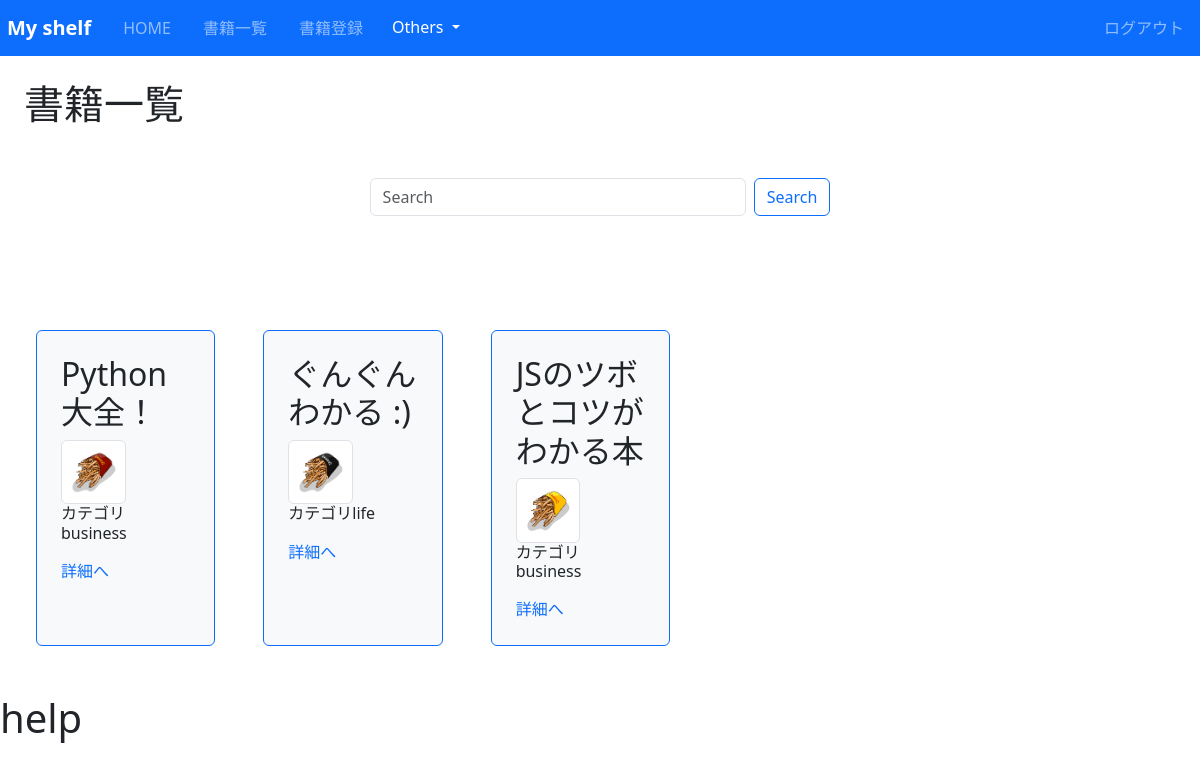
The page /book/ (signed in) on the database as committed earlier.
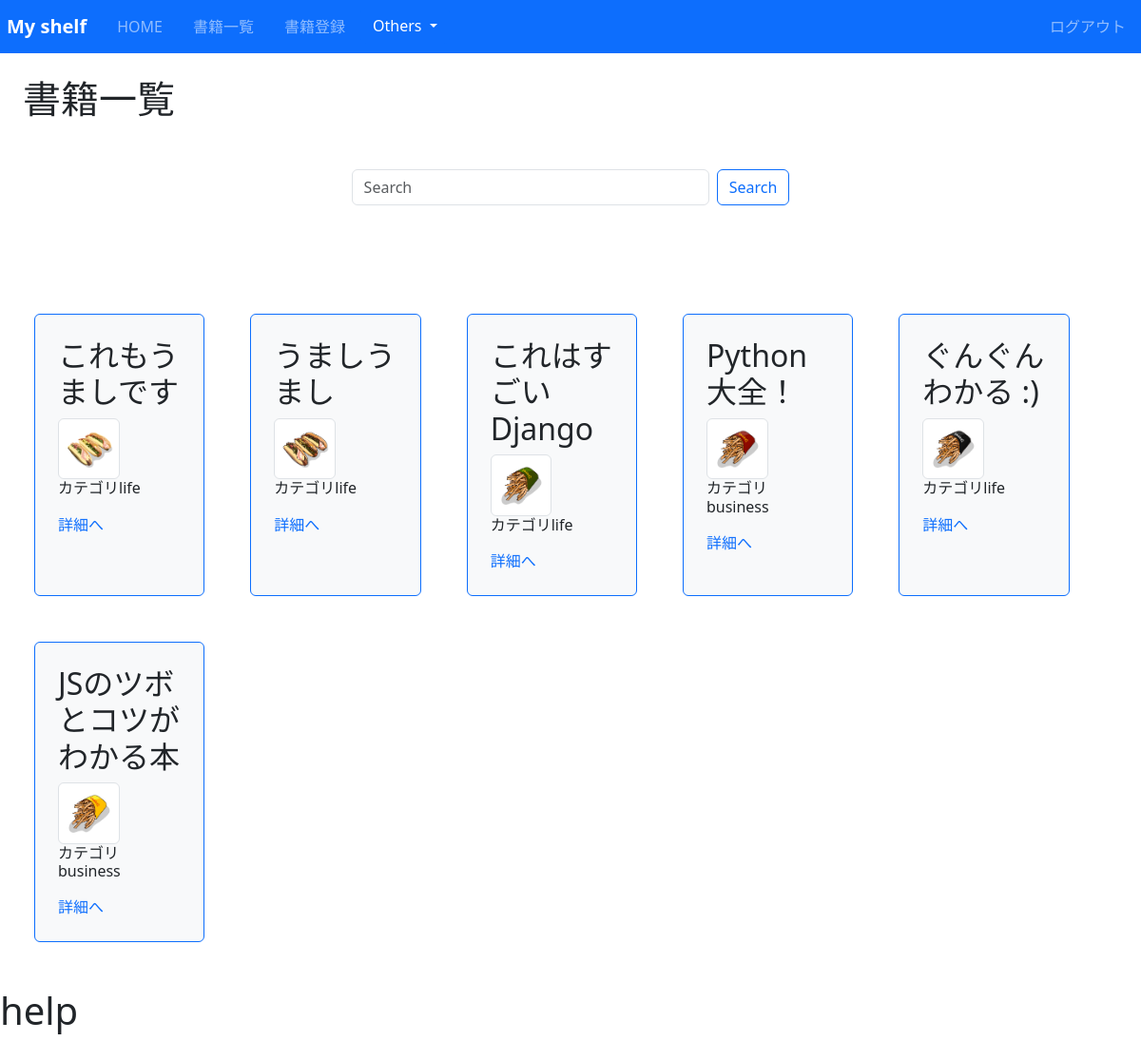
The same page on the database as committed later.
### book/models.py (models this page shows, shortened)
class Book(models.Model):
    title = models.CharField(max_length=100)
    text = models.TextField()
    thumbnail = models.ImageField(null=True, blank=True)
    category = models.CharField(max_length=100, choices=CATEGORY)
    user = models.ForeignKey('auth.User', on_delete=models.CASCADE)

### book/views.py (the view)
# urls.py: path('book/', views.ListBookView.as_view(), name = 'list-book'),
class ListBookView(LoginRequiredMixin, ListView):                   #database使う時はListViewを使う
    template_name = 'book/book_list.html'
    model = Book                                #model = Book でBookモデルを使うことを指定している
    def get_queryset(self, **kwargs):                    #ここから下は検索機能
        queryset = super().get_queryset(**kwargs)
        query = self.request.GET
        if q := query.get('q'): #python3.8以降
            queryset = queryset.filter(title__icontains=q)
        return queryset.order_by('-id')

### book/templates/book/book_list.html (shortened to what this page needs)
{% extends 'base.html' %}
{% block h1 %}書籍一覧{% endblock h1 %}
{% block content %}
<div class="search">
    <form class="d-flex" action="{% url 'list-book' %}" method="get">
        <input name="q" class="form-control me-2" type="search" placeholder="Search" aria-label="Search">
        <button class="btn btn-outline-primary" type="submit">Search</button>
    </form>
</div>
<div class="row neworder">
    {% for item in object_list %}
    <div class="p-4 m-4 bg-light border border-primary rounded disp1 item">
        <h2 class="text-dark">{{ item.title }}</h2>
        <img src="{{ item.thumbnail.url }}" class="img-thumbnail disp1" alt="thumbnail">
        <h6 >カテゴリ{{ item.category }}</h6>
        <div class="mt-3">
        <a href="{% url 'detail-book' item.pk %}">詳細へ</a>
        </div>
    </div>
    {% endfor %}
</div>
{% endblock content %}

### templates/base.html (shortened to what this page needs)
{% load static %}
<!DOCTYPE html>
<html lang="ja">
<head>
    <link href="https://cdn.jsdelivr.net/npm/bootstrap@5.3.0/dist/css/bootstrap.min.css" rel="stylesheet">
    <link rel="stylesheet" type="text/css" href="{% static 'css/style.css' %}">
</head>
<body>
    <nav class = "navbar navbar-dark sticky-top bg-primary" >
        <div class="navbar-nav d-flex flex-row">
            <a class="navbar-brand icon" href="#">My shelf</a>
            <a class="nav-link mx-3 highlight-text" href="{% url 'index' %}">HOME</a>
            <a class="nav-link mx-3 highlight-text" href="{% url 'list-book' %}">書籍一覧</a>
            <a class="nav-link mx-3 highlight-text" href="{% url 'create-book' %}">書籍登録</a>
            <div class="dropdown">
                <button class="btn btn-primary dropdown-toggle" type="button" data-bs-toggle="dropdown" aria-expanded="false">
                  Others
                </button>
            </div>
        </div>
        <div class="navbar-nav d-flex flex-row">
            {% if request.user.is_authenticated %}
            <a class = "nav-link mx-3 highlight-text" href="{% url 'accounts:logout' %}">ログアウト</a>
            {% else %}
            <a class="nav-link mx-3 highlight-text" href="{% url 'accounts:login' %}">ログイン</a>
            <a class="nav-link mx-3 highlight-text" href="{% url 'accounts:signup' %}">会員登録</a>
            {% endif %}
        </div>
    </nav>
    <div class ="p-4">
        <h1>{% block h1%}{% endblock%}</h1>
         {% block content %}
        {% endblock content %}
    </div>
    <div class="footer">
        <h1>help</h1>
    </div>
</body>
</html>

### book/static/css/style.css (style rules this page uses)
a { text-decoration: none; }
.disp1 { width: 50%; height: auto; }
.search { width : 40%; height: auto; margin: 50px auto 90px auto; }
.neworder { width: 100%; height: auto; display: flex; flex-wrap: wrap; }
.item { flex-basis: calc(16% - 5px); width: 200px; height: auto; }
.icon { font-weight: bold; margin-left:7px ; }

Rows that differ between the two databases and show on the page:
added Book: title "これもうましです", thumbnail (picture), category "life"
added Book: title "うましうまし", thumbnail (picture), category "life"
added Book: title "これはすごいDjango", thumbnail (picture), category "life"
